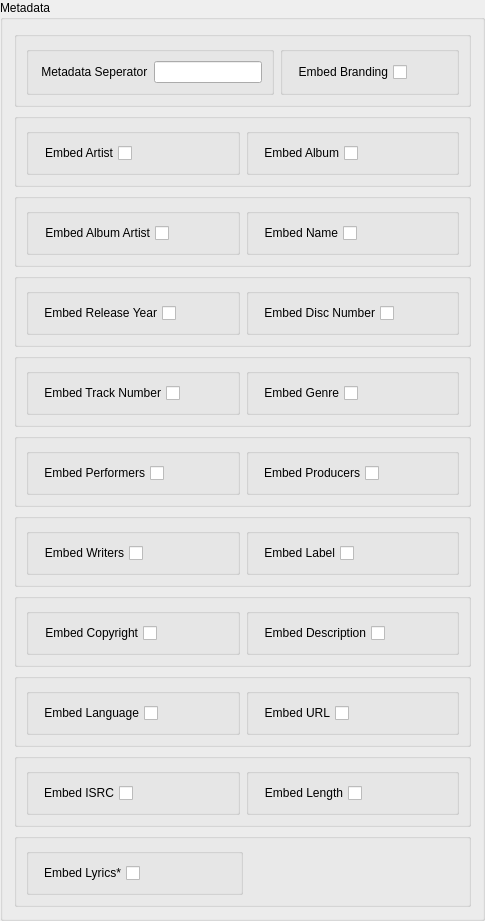
             <widget class="QGroupBox" name="gb2">
              <property name="styleSheet">
               <string notr="true"/>
              </property>
              <property name="title">
               <string>Metadata</string>
              </property>
              <layout class="QVBoxLayout" name="verticalLayout_11">
               <item>
                <widget class="QGroupBox" name="gb2_0">
                 <property name="styleSheet">
                  <string notr="true"/>
                 </property>
                 <property name="title">
                  <string/>
                 </property>
                 <property name="flat">
                  <bool>true</bool>
                 </property>
                 <layout class="QHBoxLayout" name="horizontalLayout_71">
                  <item>
                   <widget class="QGroupBox" name="group_playlist_cfg_format_3">
                    <property name="title">
                     <string/>
                    </property>
                    <layout class="QHBoxLayout" name="horizontalLayout_109">
                     <item>
                      <widget class="QLabel" name="lb_metadata_seperator">
                       <property name="text">
                        <string> Metadata Seperator</string>
                       </property>
                      </widget>
                     </item>
                     <item>
                      <widget class="QLineEdit" name="inp_metadata_seperator"/>
                     </item>
                    </layout>
                   </widget>
                  </item>
                  <item>
                   <widget class="QGroupBox" name="groupBox_51">
                    <property name="title">
                     <string/>
                    </property>
                    <layout class="QHBoxLayout" name="horizontalLayout_110">
                     <item>
                      <widget class="QCheckBox" name="inp_embed_branding">
                       <property name="layoutDirection">
                        <enum>Qt::RightToLeft</enum>
                       </property>
                       <property name="text">
                        <string>Embed Branding</string>
                       </property>
                      </widget>
                     </item>
                     <item>
                      <spacer name="horizontalSpacer_56">
                       <property name="orientation">
                        <enum>Qt::Horizontal</enum>
                       </property>
                       <property name="sizeHint" stdset="0">
                        <size>
                         <width>40</width>
                         <height>20</height>
                        </size>
                       </property>
                      </spacer>
                     </item>
                    </layout>
                   </widget>
                  </item>
                 </layout>
                </widget>
               </item>
               <item>
                <widget class="QGroupBox" name="gb2_1">
                 <property name="title">
                  <string/>
                 </property>
                 <property name="flat">
                  <bool>true</bool>
                 </property>
                 <layout class="QHBoxLayout" name="horizontalLayout_127">
                  <item>
                   <widget class="QGroupBox" name="groupBox_63">
                    <property name="title">
                     <string/>
                    </property>
                    <layout class="QHBoxLayout" name="horizontalLayout_128">
                     <item>
                      <widget class="QCheckBox" name="inp_embed_artist">
                       <property name="layoutDirection">
                        <enum>Qt::RightToLeft</enum>
                       </property>
                       <property name="text">
                        <string>Embed Artist</string>
                       </property>
                      </widget>
                     </item>
                     <item>
                      <spacer name="horizontalSpacer_70">
                       <property name="orientation">
                        <enum>Qt::Horizontal</enum>
                       </property>
                       <property name="sizeHint" stdset="0">
                        <size>
                         <width>40</width>
                         <height>20</height>
                        </size>
                       </property>
                      </spacer>
                     </item>
                    </layout>
                   </widget>
                  </item>
                  <item>
                   <widget class="QGroupBox" name="groupBox_64">
                    <property name="title">
                     <string/>
                    </property>
                    <layout class="QHBoxLayout" name="horizontalLayout_129">
                     <item>
                      <widget class="QCheckBox" name="inp_embed_album">
                       <property name="layoutDirection">
                        <enum>Qt::RightToLeft</enum>
                       </property>
                       <property name="text">
                        <string>Embed Album</string>
                       </property>
                      </widget>
                     </item>
                     <item>
                      <spacer name="horizontalSpacer_71">
                       <property name="orientation">
                        <enum>Qt::Horizontal</enum>
                       </property>
                       <property name="sizeHint" stdset="0">
                        <size>
                         <width>40</width>
                         <height>20</height>
                        </size>
                       </property>
                      </spacer>
                     </item>
                    </layout>
                   </widget>
                  </item>
                 </layout>
                </widget>
               </item>
               <item>
                <widget class="QGroupBox" name="gb2_2">
                 <property name="title">
                  <string/>
                 </property>
                 <property name="flat">
                  <bool>true</bool>
                 </property>
                 <layout class="QHBoxLayout" name="horizontalLayout_130">
                  <item>
                   <widget class="QGroupBox" name="groupBox_65">
                    <property name="title">
                     <string/>
                    </property>
                    <layout class="QHBoxLayout" name="horizontalLayout_131">
                     <item>
                      <widget class="QCheckBox" name="inp_embed_albumartist">
                       <property name="layoutDirection">
                        <enum>Qt::RightToLeft</enum>
                       </property>
                       <property name="text">
                        <string>Embed Album Artist</string>
                       </property>
                      </widget>
                     </item>
                     <item>
                      <spacer name="horizontalSpacer_72">
                       <property name="orientation">
                        <enum>Qt::Horizontal</enum>
                       </property>
                       <property name="sizeHint" stdset="0">
                        <size>
                         <width>40</width>
                         <height>20</height>
                        </size>
                       </property>
                      </spacer>
                     </item>
                    </layout>
                   </widget>
                  </item>
                  <item>
                   <widget class="QGroupBox" name="groupBox_52">
                    <property name="title">
                     <string/>
                    </property>
                    <layout class="QHBoxLayout" name="horizontalLayout_111">
                     <item>
                      <widget class="QCheckBox" name="inp_embed_name">
                       <property name="layoutDirection">
                        <enum>Qt::RightToLeft</enum>
                       </property>
                       <property name="text">
                        <string>Embed Name</string>
                       </property>
                      </widget>
                     </item>
                     <item>
                      <spacer name="horizontalSpacer_57">
                       <property name="orientation">
                        <enum>Qt::Horizontal</enum>
                       </property>
                       <property name="sizeHint" stdset="0">
                        <size>
                         <width>40</width>
                         <height>20</height>
                        </size>
                       </property>
                      </spacer>
                     </item>
                    </layout>
                   </widget>
                  </item>
                 </layout>
                </widget>
               </item>
               <item>
                <widget class="QGroupBox" name="gb2_3">
                 <property name="title">
                  <string/>
                 </property>
                 <property name="flat">
                  <bool>true</bool>
                 </property>
                 <layout class="QHBoxLayout" name="horizontalLayout_77">
                  <item>
                   <widget class="QGroupBox" name="groupBox_54">
                    <property name="title">
                     <string/>
                    </property>
                    <layout class="QHBoxLayout" name="horizontalLayout_115">
                     <item>
                      <widget class="QCheckBox" name="inp_embed_year">
                       <property name="layoutDirection">
                        <enum>Qt::RightToLeft</enum>
                       </property>
                       <property name="text">
                        <string>Embed Release Year</string>
                       </property>
                      </widget>
                     </item>
                     <item>
                      <spacer name="horizontalSpacer_60">
                       <property name="orientation">
                        <enum>Qt::Horizontal</enum>
                       </property>
                       <property name="sizeHint" stdset="0">
                        <size>
                         <width>40</width>
                         <height>20</height>
                        </size>
                       </property>
                      </spacer>
                     </item>
                    </layout>
                   </widget>
                  </item>
                  <item>
                   <widget class="QGroupBox" name="groupBox_61">
                    <property name="title">
                     <string/>
                    </property>
                    <layout class="QHBoxLayout" name="horizontalLayout_125">
                     <item>
                      <widget class="QCheckBox" name="inp_embed_discnumber">
                       <property name="layoutDirection">
                        <enum>Qt::RightToLeft</enum>
                       </property>
                       <property name="text">
                        <string>Embed Disc Number</string>
                       </property>
                      </widget>
                     </item>
                     <item>
                      <spacer name="horizontalSpacer_68">
                       <property name="orientation">
                        <enum>Qt::Horizontal</enum>
                       </property>
                       <property name="sizeHint" stdset="0">
                        <size>
                         <width>40</width>
                         <height>20</height>
                        </size>
                       </property>
                      </spacer>
                     </item>
                    </layout>
                   </widget>
                  </item>
                 </layout>
                </widget>
               </item>
               <item>
                <widget class="QGroupBox" name="gb2_4">
                 <property name="title">
                  <string/>
                 </property>
                 <property name="flat">
                  <bool>true</bool>
                 </property>
                 <layout class="QHBoxLayout" name="horizontalLayout_124">
                  <item>
                   <widget class="QGroupBox" name="groupBox_62">
                    <property name="title">
                     <string/>
                    </property>
                    <layout class="QHBoxLayout" name="horizontalLayout_126">
                     <item>
                      <widget class="QCheckBox" name="inp_embed_tracknumber">
                       <property name="layoutDirection">
                        <enum>Qt::RightToLeft</enum>
                       </property>
                       <property name="text">
                        <string>Embed Track Number</string>
                       </property>
                      </widget>
                     </item>
                     <item>
                      <spacer name="horizontalSpacer_69">
                       <property name="orientation">
                        <enum>Qt::Horizontal</enum>
                       </property>
                       <property name="sizeHint" stdset="0">
                        <size>
                         <width>40</width>
                         <height>20</height>
                        </size>
                       </property>
                      </spacer>
                     </item>
                    </layout>
                   </widget>
                  </item>
                  <item>
                   <widget class="QGroupBox" name="groupBox_71">
                    <property name="title">
                     <string/>
                    </property>
                    <layout class="QHBoxLayout" name="horizontalLayout_140">
                     <item>
                      <widget class="QCheckBox" name="inp_embed_genre">
                       <property name="layoutDirection">
                        <enum>Qt::RightToLeft</enum>
                       </property>
                       <property name="text">
                        <string>Embed Genre</string>
                       </property>
                      </widget>
                     </item>
                     <item>
                      <spacer name="horizontalSpacer_78">
                       <property name="orientation">
                        <enum>Qt::Horizontal</enum>
                       </property>
                       <property name="sizeHint" stdset="0">
                        <size>
                         <width>40</width>
                         <height>20</height>
                        </size>
                       </property>
                      </spacer>
                     </item>
                    </layout>
                   </widget>
                  </item>
                 </layout>
                </widget>
               </item>
               <item>
                <widget class="QGroupBox" name="gb2_5">
                 <property name="title">
                  <string/>
                 </property>
                 <property name="flat">
                  <bool>true</bool>
                 </property>
                 <layout class="QHBoxLayout" name="horizontalLayout_139">
                  <item>
                   <widget class="QGroupBox" name="groupBox_72">
                    <property name="title">
                     <string/>
                    </property>
                    <layout class="QHBoxLayout" name="horizontalLayout_141">
                     <item>
                      <widget class="QCheckBox" name="inp_embed_performers">
                       <property name="layoutDirection">
                        <enum>Qt::RightToLeft</enum>
                       </property>
                       <property name="text">
                        <string>Embed Performers</string>
                       </property>
                      </widget>
                     </item>
                     <item>
                      <spacer name="horizontalSpacer_79">
                       <property name="orientation">
                        <enum>Qt::Horizontal</enum>
                       </property>
                       <property name="sizeHint" stdset="0">
                        <size>
                         <width>40</width>
                         <height>20</height>
                        </size>
                       </property>
                      </spacer>
                     </item>
                    </layout>
                   </widget>
                  </item>
                  <item>
                   <widget class="QGroupBox" name="groupBox_69">
                    <property name="title">
                     <string/>
                    </property>
                    <layout class="QHBoxLayout" name="horizontalLayout_137">
                     <item>
                      <widget class="QCheckBox" name="inp_embed_producers">
                       <property name="layoutDirection">
                        <enum>Qt::RightToLeft</enum>
                       </property>
                       <property name="text">
                        <string>Embed Producers</string>
                       </property>
                      </widget>
                     </item>
                     <item>
                      <spacer name="horizontalSpacer_76">
                       <property name="orientation">
                        <enum>Qt::Horizontal</enum>
                       </property>
                       <property name="sizeHint" stdset="0">
                        <size>
                         <width>40</width>
                         <height>20</height>
                        </size>
                       </property>
                      </spacer>
                     </item>
                    </layout>
                   </widget>
                  </item>
                 </layout>
                </widget>
               </item>
               <item>
                <widget class="QGroupBox" name="gb2_6">
                 <property name="title">
                  <string/>
                 </property>
                 <property name="flat">
                  <bool>true</bool>
                 </property>
                 <layout class="QHBoxLayout" name="horizontalLayout_136">
                  <item>
                   <widget class="QGroupBox" name="groupBox_70">
                    <property name="title">
                     <string/>
                    </property>
                    <layout class="QHBoxLayout" name="horizontalLayout_138">
                     <item>
                      <widget class="QCheckBox" name="inp_embed_writers">
                       <property name="layoutDirection">
                        <enum>Qt::RightToLeft</enum>
                       </property>
                       <property name="text">
                        <string>Embed Writers</string>
                       </property>
                      </widget>
                     </item>
                     <item>
                      <spacer name="horizontalSpacer_77">
                       <property name="orientation">
                        <enum>Qt::Horizontal</enum>
                       </property>
                       <property name="sizeHint" stdset="0">
                        <size>
                         <width>40</width>
                         <height>20</height>
                        </size>
                       </property>
                      </spacer>
                     </item>
                    </layout>
                   </widget>
                  </item>
                  <item>
                   <widget class="QGroupBox" name="groupBox_67">
                    <property name="title">
                     <string/>
                    </property>
                    <layout class="QHBoxLayout" name="horizontalLayout_134">
                     <item>
                      <widget class="QCheckBox" name="inp_embed_label">
                       <property name="layoutDirection">
                        <enum>Qt::RightToLeft</enum>
                       </property>
                       <property name="text">
                        <string>Embed Label</string>
                       </property>
                      </widget>
                     </item>
                     <item>
                      <spacer name="horizontalSpacer_74">
                       <property name="orientation">
                        <enum>Qt::Horizontal</enum>
                       </property>
                       <property name="sizeHint" stdset="0">
                        <size>
                         <width>40</width>
                         <height>20</height>
                        </size>
                       </property>
                      </spacer>
                     </item>
                    </layout>
                   </widget>
                  </item>
                 </layout>
                </widget>
               </item>
               <item>
                <widget class="QGroupBox" name="gb2_8">
                 <property name="title">
                  <string/>
                 </property>
                 <property name="flat">
                  <bool>true</bool>
                 </property>
                 <layout class="QHBoxLayout" name="horizontalLayout_142">
                  <item>
                   <widget class="QGroupBox" name="groupBox_68">
                    <property name="title">
                     <string/>
                    </property>
                    <layout class="QHBoxLayout" name="horizontalLayout_135">
                     <item>
                      <widget class="QCheckBox" name="inp_embed_copyright">
                       <property name="layoutDirection">
                        <enum>Qt::RightToLeft</enum>
                       </property>
                       <property name="text">
                        <string>Embed Copyright</string>
                       </property>
                      </widget>
                     </item>
                     <item>
                      <spacer name="horizontalSpacer_75">
                       <property name="orientation">
                        <enum>Qt::Horizontal</enum>
                       </property>
                       <property name="sizeHint" stdset="0">
                        <size>
                         <width>40</width>
                         <height>20</height>
                        </size>
                       </property>
                      </spacer>
                     </item>
                    </layout>
                   </widget>
                  </item>
                  <item>
                   <widget class="QGroupBox" name="groupBox_75">
                    <property name="title">
                     <string/>
                    </property>
                    <layout class="QHBoxLayout" name="horizontalLayout_146">
                     <item>
                      <widget class="QCheckBox" name="inp_embed_description">
                       <property name="layoutDirection">
                        <enum>Qt::RightToLeft</enum>
                       </property>
                       <property name="text">
                        <string>Embed Description</string>
                       </property>
                      </widget>
                     </item>
                     <item>
                      <spacer name="horizontalSpacer_83">
                       <property name="orientation">
                        <enum>Qt::Horizontal</enum>
                       </property>
                       <property name="sizeHint" stdset="0">
                        <size>
                         <width>40</width>
                         <height>20</height>
                        </size>
                       </property>
                      </spacer>
                     </item>
                    </layout>
                   </widget>
                  </item>
                 </layout>
                </widget>
               </item>
               <item>
                <widget class="QGroupBox" name="gb2_7">
                 <property name="title">
                  <string/>
                 </property>
                 <property name="flat">
                  <bool>true</bool>
                 </property>
                 <layout class="QHBoxLayout" name="horizontalLayout_133">
                  <item>
                   <widget class="QGroupBox" name="groupBox_76">
                    <property name="title">
                     <string/>
                    </property>
                    <layout class="QHBoxLayout" name="horizontalLayout_147">
                     <item>
                      <widget class="QCheckBox" name="inp_embed_language">
                       <property name="layoutDirection">
                        <enum>Qt::RightToLeft</enum>
                       </property>
                       <property name="text">
                        <string>Embed Language</string>
                       </property>
                      </widget>
                     </item>
                     <item>
                      <spacer name="horizontalSpacer_84">
                       <property name="orientation">
                        <enum>Qt::Horizontal</enum>
                       </property>
                       <property name="sizeHint" stdset="0">
                        <size>
                         <width>40</width>
                         <height>20</height>
                        </size>
                       </property>
                      </spacer>
                     </item>
                    </layout>
                   </widget>
                  </item>
                  <item>
                   <widget class="QGroupBox" name="groupBox_58">
                    <property name="title">
                     <string/>
                    </property>
                    <layout class="QHBoxLayout" name="horizontalLayout_121">
                     <item>
                      <widget class="QCheckBox" name="inp_embed_url">
                       <property name="layoutDirection">
                        <enum>Qt::RightToLeft</enum>
                       </property>
                       <property name="text">
                        <string>Embed URL</string>
                       </property>
                      </widget>
                     </item>
                     <item>
                      <spacer name="horizontalSpacer_65">
                       <property name="orientation">
                        <enum>Qt::Horizontal</enum>
                       </property>
                       <property name="sizeHint" stdset="0">
                        <size>
                         <width>40</width>
                         <height>20</height>
                        </size>
                       </property>
                      </spacer>
                     </item>
                    </layout>
                   </widget>
                  </item>
                 </layout>
                </widget>
               </item>
               <item>
                <widget class="QGroupBox" name="gb2_10">
                 <property name="title">
                  <string/>
                 </property>
                 <property name="flat">
                  <bool>true</bool>
                 </property>
                 <layout class="QHBoxLayout" name="horizontalLayout_87">
                  <item>
                   <widget class="QGroupBox" name="groupBox_73">
                    <property name="title">
                     <string/>
                    </property>
                    <layout class="QHBoxLayout" name="horizontalLayout_143">
                     <item>
                      <widget class="QCheckBox" name="inp_embed_isrc">
                       <property name="layoutDirection">
                        <enum>Qt::RightToLeft</enum>
                       </property>
                       <property name="text">
                        <string>Embed ISRC</string>
                       </property>
                      </widget>
                     </item>
                     <item>
                      <spacer name="horizontalSpacer_80">
                       <property name="orientation">
                        <enum>Qt::Horizontal</enum>
                       </property>
                       <property name="sizeHint" stdset="0">
                        <size>
                         <width>40</width>
                         <height>20</height>
                        </size>
                       </property>
                      </spacer>
                     </item>
                    </layout>
                   </widget>
                  </item>
                  <item>
                   <widget class="QGroupBox" name="groupBox_74">
                    <property name="title">
                     <string/>
                    </property>
                    <layout class="QHBoxLayout" name="horizontalLayout_144">
                     <item>
                      <widget class="QCheckBox" name="inp_embed_length">
                       <property name="layoutDirection">
                        <enum>Qt::RightToLeft</enum>
                       </property>
                       <property name="text">
                        <string>Embed Length</string>
                       </property>
                      </widget>
                     </item>
                     <item>
                      <spacer name="horizontalSpacer_81">
                       <property name="orientation">
                        <enum>Qt::Horizontal</enum>
                       </property>
                       <property name="sizeHint" stdset="0">
                        <size>
                         <width>40</width>
                         <height>20</height>
                        </size>
                       </property>
                      </spacer>
                     </item>
                    </layout>
                   </widget>
                  </item>
                 </layout>
                </widget>
               </item>
               <item>
                <widget class="QGroupBox" name="gb2_9">
                 <property name="title">
                  <string/>
                 </property>
                 <property name="flat">
                  <bool>true</bool>
                 </property>
                 <layout class="QHBoxLayout" name="horizontalLayout_85">
                  <item>
                   <widget class="QGroupBox" name="groupBox_57">
                    <property name="title">
                     <string/>
                    </property>
                    <layout class="QHBoxLayout" name="horizontalLayout_120">
                     <item>
                      <widget class="QCheckBox" name="inp_embed_lyrics">
                       <property name="toolTip">
                        <string>This feature requires a premium account.</string>
                       </property>
                       <property name="layoutDirection">
                        <enum>Qt::RightToLeft</enum>
                       </property>
                       <property name="text">
                        <string>Embed Lyrics*</string>
                       </property>
                      </widget>
                     </item>
                     <item>
                      <spacer name="horizontalSpacer_64">
                       <property name="orientation">
                        <enum>Qt::Horizontal</enum>
                       </property>
                       <property name="sizeHint" stdset="0">
                        <size>
                         <width>40</width>
                         <height>20</height>
                        </size>
                       </property>
                      </spacer>
                     </item>
                    </layout>
                   </widget>
                  </item>
                  <item>
                   <spacer name="horizontalSpacer_17">
                    <property name="orientation">
                     <enum>Qt::Horizontal</enum>
                    </property>
                    <property name="sizeHint" stdset="0">
                     <size>
                      <width>40</width>
                      <height>20</height>
                     </size>
                    </property>
                   </spacer>
                  </item>
                 </layout>
                </widget>
               </item>
              </layout>
             </widget>
